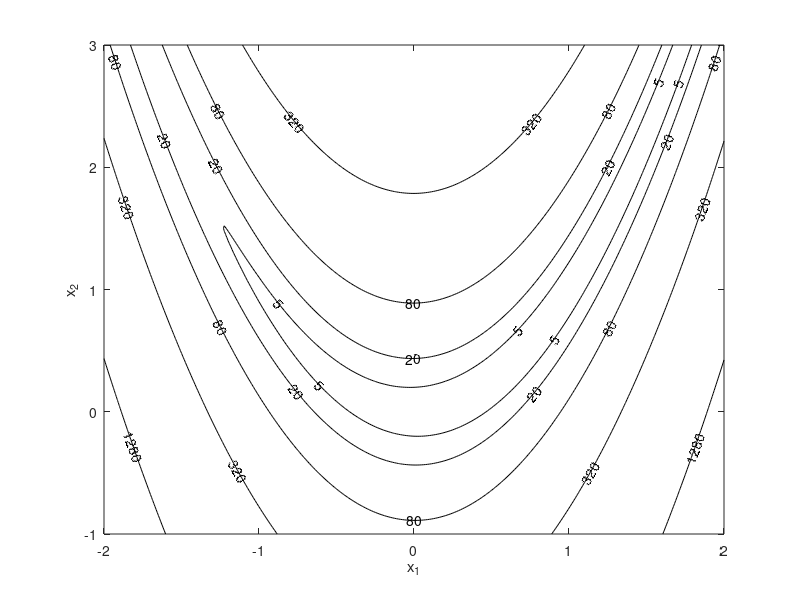

This chart was generated by the following MATLAB code:
function bananacontours()
[x1,x2]=meshgrid(-2:0.0125:2,-1:0.025:3);
fun1 = @(x1,x2)(100*(x2 - x1.^2).^2 + (1 - x1).^2);
f=feval(fun1,x1,x2);
levels=[5;20;80;320;1280];
figure
[h,c]=contour(x1,x2,f,levels,'k');
clabel(h,c);
xlabel('x_1')
ylabel('x_2')
axis([-2 2 -1 3])
hold on;